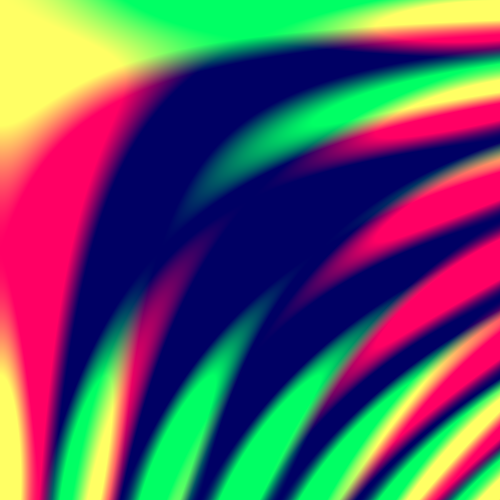
Frame 1 (no input)
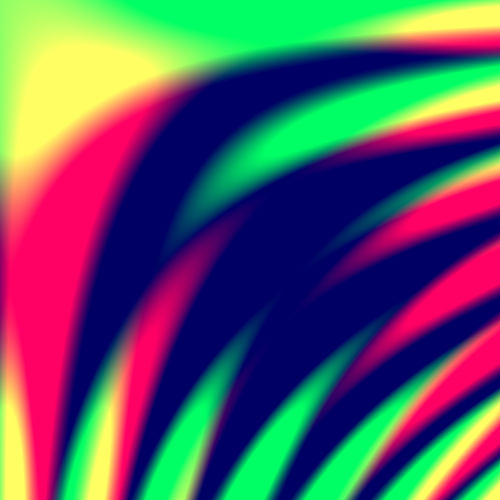
Frame 60 (no input)
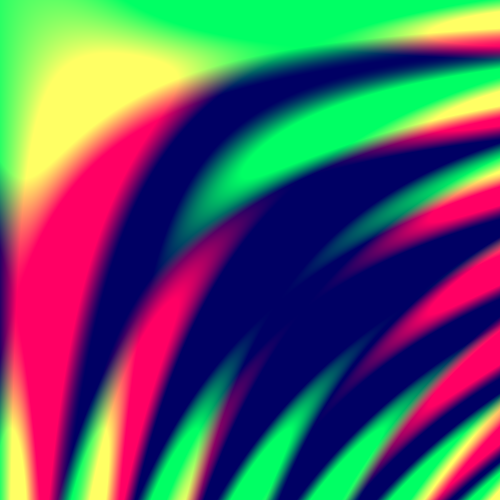
Frame 120 (the mouse pressed at the canvas centre since frame 60)

The p5.js sketch that drew these frames (run headless with seeded random() and noise() and a simulated clock; from frame 60 on, the mouse is pressed at the canvas centre):

// p5.js sketch
// ── sketch.js
let speed
function setup() {
  createCanvas(500, 500)
  pixelDensity(1)
  speed = 0
}

function draw() {
  loadPixels()
  for(let x = 0; x < width; x += 1) {
    for(let y = 0; y < height; y += 1) {
      let index = (x + y * width) * 4
      let angleX = map(x, 0, width, 0, TWO_PI)
      let angleY = map(y, 0, height, 0, TWO_PI)
      pixels[index] = (sin(angleX * angleY + speed) + cos(angleX + speed)) * 255
      pixels[index + 1] = (cos(angleY * angleX + speed) + cos(angleY + speed)) * 255 
      pixels[index + 2] = 100
      pixels[index + 3] = 255
    }
  }

  updatePixels()
  speed = frameCount * 0.1
}
